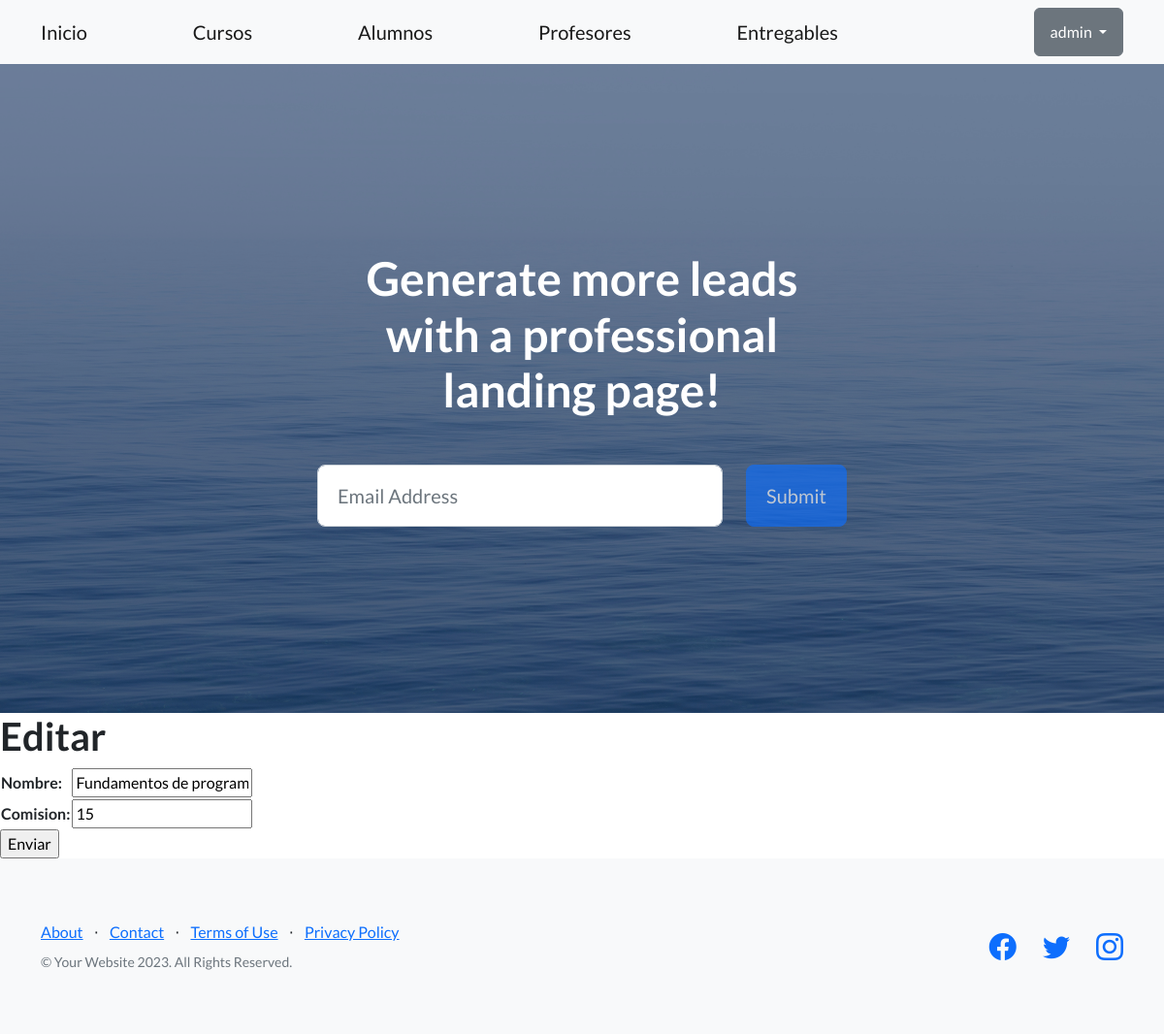
The page /actualizar/1/ (signed in) on the database as committed earlier.
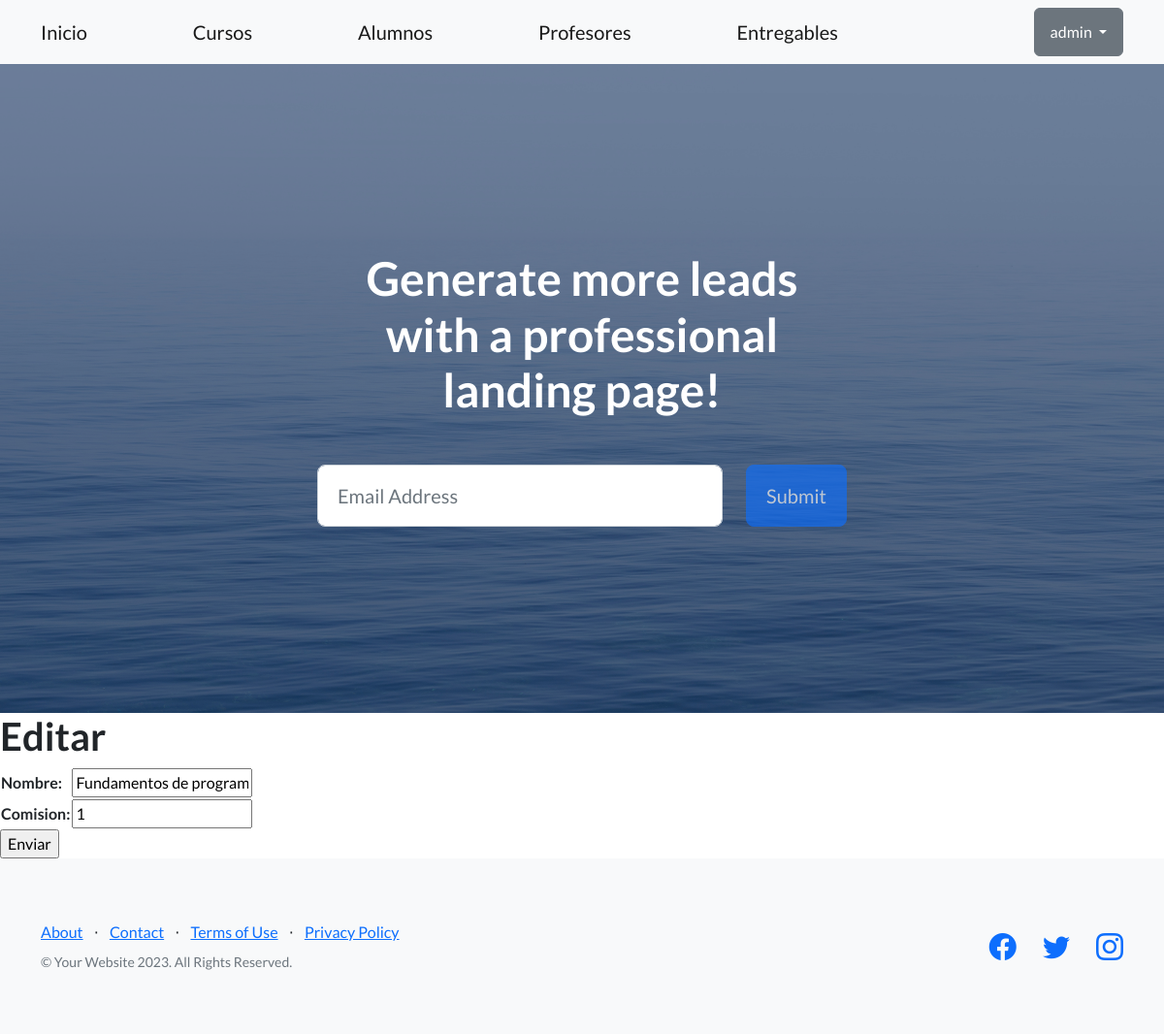
The same page on the database as committed later.
### appcoder/models.py (models this page shows, shortened)
class Curso(models.Model):
    nombre = models.CharField(max_length=30)
    comision = models.IntegerField()

### appcoder/views.py (the view)
# urls.py: path('actualizar/<pk>/', CursoUpdateView.as_view(), name = "ActualizarCurso"),
class CursoUpdateView(LoginRequiredMixin,UpdateView):
    model = Curso
    context_object_name = "cursos"
    template_name = "appcoder/actualizar.html"
    fields = ["nombre","comision"]
    success_url = reverse_lazy("cursos")

### appcoder/templates/appcoder/actualizar.html (shortened to what this page needs)
{% extends "appcoder/base.html" %} {% load static%}  {%block contenidoCambiante%}
<h1>Editar</h1>
<form action="" method="POST">
  <table>
    {{form.as_table}}
  </table>
  <input type="submit" value="Enviar" />
</form>
{%endblock contenidoCambiante%}

Rows that differ between the two databases and show on the page:
changed Curso "Fundamentos de programacion": comision "15" → "1"
